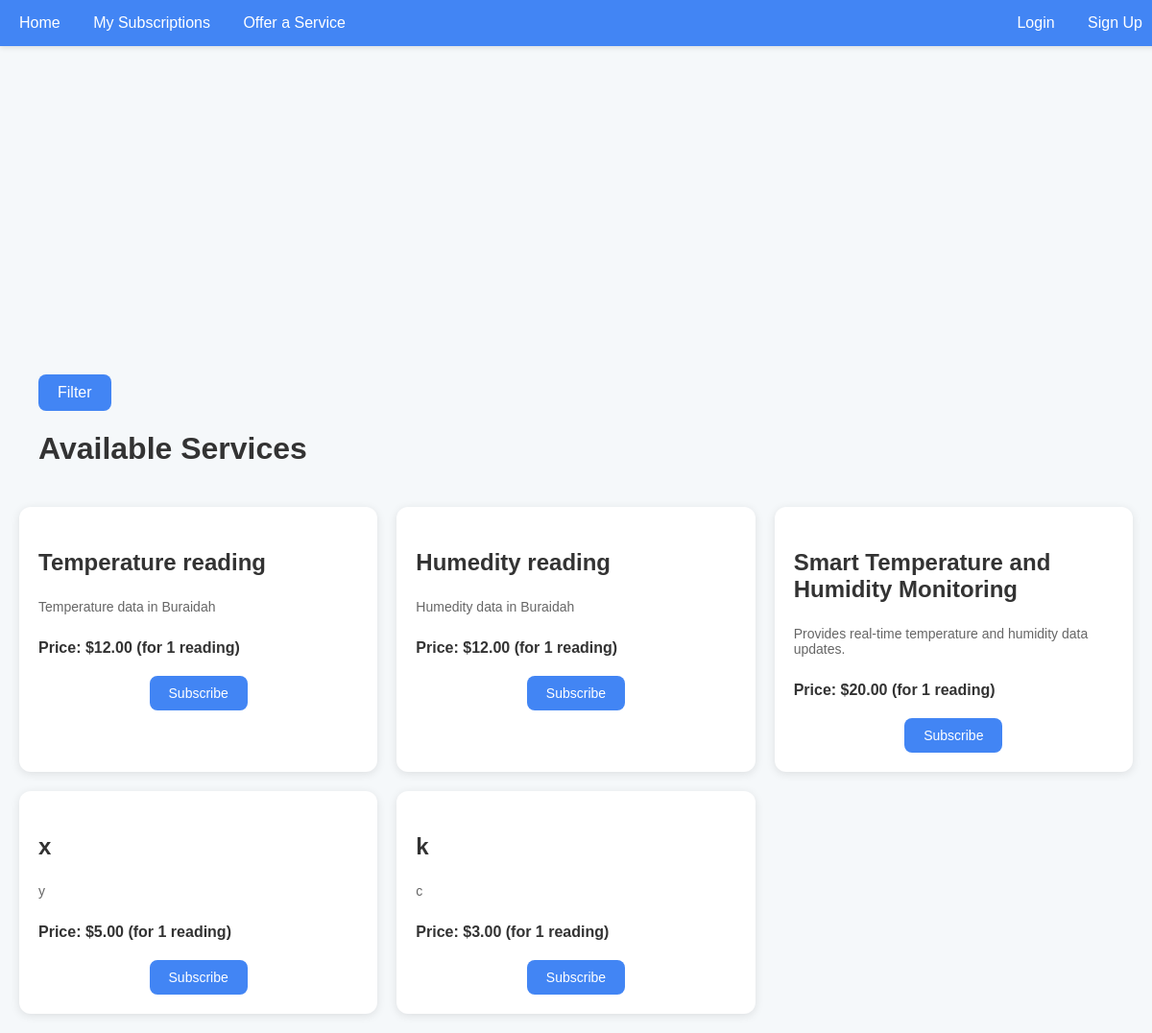
Page /sensor/services/ on the earlier database version.
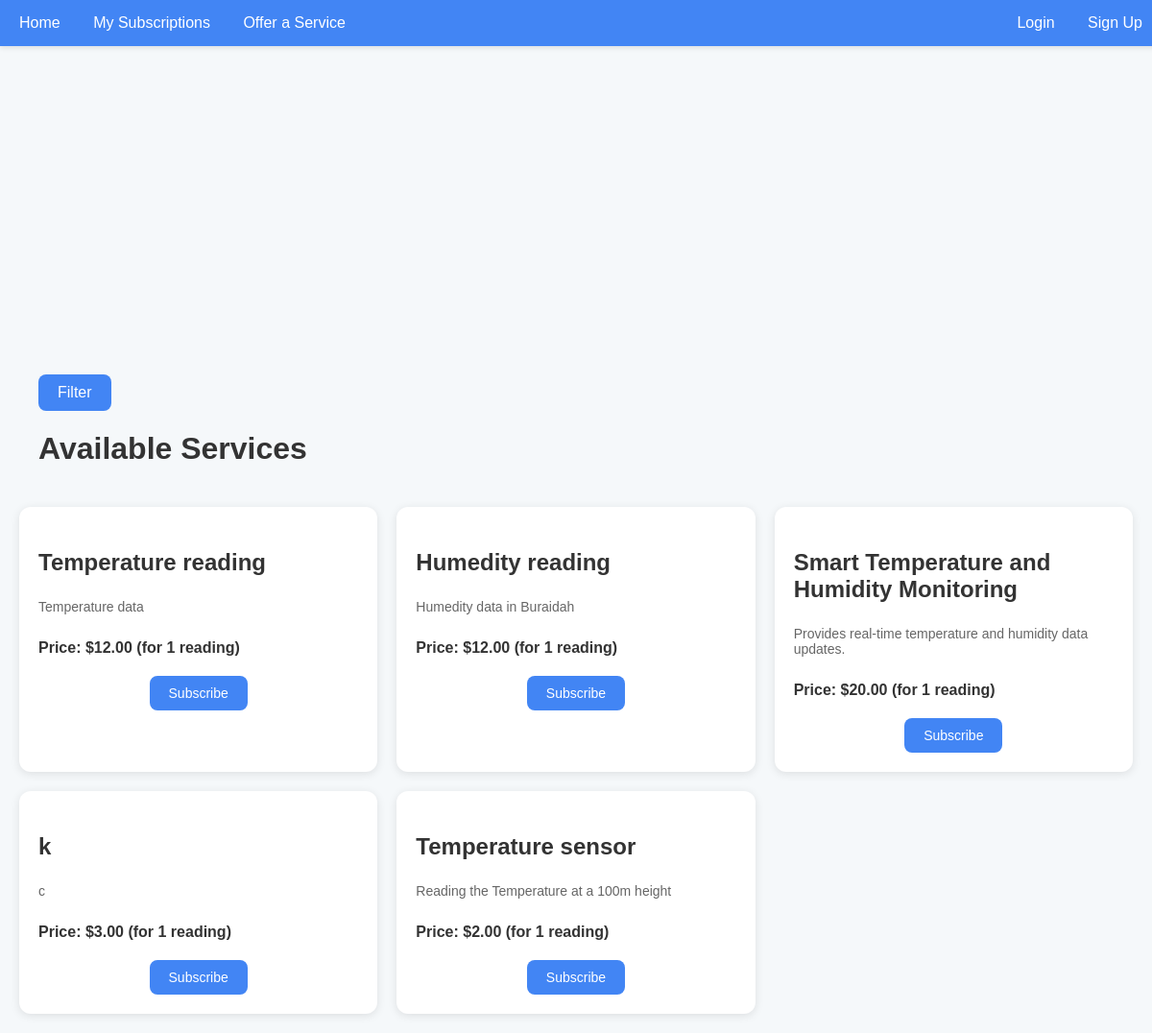
Same page on the later database version.
### sensor/models.py (models this page shows)
class OfferedService(models.Model):
    service_type = models.CharField(max_length=100)
    description = models.TextField()
    price = models.DecimalField(max_digits=10, decimal_places=2)
    latitude = models.DecimalField(max_digits=9, decimal_places=6, null=True, blank=True)
    longitude = models.DecimalField(max_digits=9, decimal_places=6, null=True, blank=True)

### sensor/views.py (the view)
# urls.py: path('services/', views.service_list, name='service_list'),
def service_list(request):
    services = OfferedService.objects.all()
    min_price = request.GET.get("min_price")
    max_price = request.GET.get("max_price")
    if min_price:
        services = [service for service in services if service.price >= float(min_price)]
    if max_price:
        services = [service for service in services if service.price <= float(max_price)]
    serialized_services = json.dumps(
        [
            {
                "id": service.id,
                "service_type": service.service_type,
                "description": service.description,
                "price": service.price,
                "latitude": service.latitude,
                "longitude": service.longitude,
            }
            for service in services
        ],
        cls=DjangoJSONEncoder
    )
    return render(request, 'sensor/service_list.html', {'services': services, 'serialized_services': serialized_services})

### sensor/templates/sensor/service_list.html (shortened to what this page needs)
<!DOCTYPE html>
<html lang="en">
<head>
</head>
<body>
    <div class="navbar">
        <div>
            <a href="{% url 'home' %}">Home</a>
            <a href="{% url 'sensor:my_subscriptions' %}">My Subscriptions</a>
            <a href="{% url 'sensor:offer_service' %}">Offer a Service</a>
        </div>
        <div>
            {% if user.is_authenticated %}
                <span>Welcome {{ user.username }}</span>
                <a href="{% url 'signout' %}">Logout</a>
            {% else %}
                <a href="{% url 'signin' %}">Login</a>
                <a href="{% url 'signup' %}">Sign Up</a>
            {% endif %}
        </div>
    </div>
    <div class="map-container" id="map"></div>
    <div class="container">
        <div class="container">
            <button class="toggle-filters-button" onclick="toggleFilters()">Filter</button>
            <h1>Available Services</h1>
        </div>
        <div class="service-list">
            {% for service in services %}
            <div class="service-item">
                <p class="service-title">{{ service.service_type }}</p>
                <p class="service-description">{{ service.description }}</p>
                <p class="service-price" id="service-price-{{ service.id }}">Price: ${{ service.price }} (for 1 reading)</p>
                <button class="subscribe-button" onclick="toggleForm('{{ service.id }}')">Subscribe</button>
            </div>
            {% endfor %}
        </div>
    </div>
</body>
</html>

Differences in the rows shown:
removed OfferedService: service_type "x", description "y", price "5.00"
changed OfferedService "Temperature reading": description "Temperature data in Buraidah" → "Temperature data"
added OfferedService: service_type "Temperature sensor", description "Reading the Temperature at a 100m height", price "2.00"
